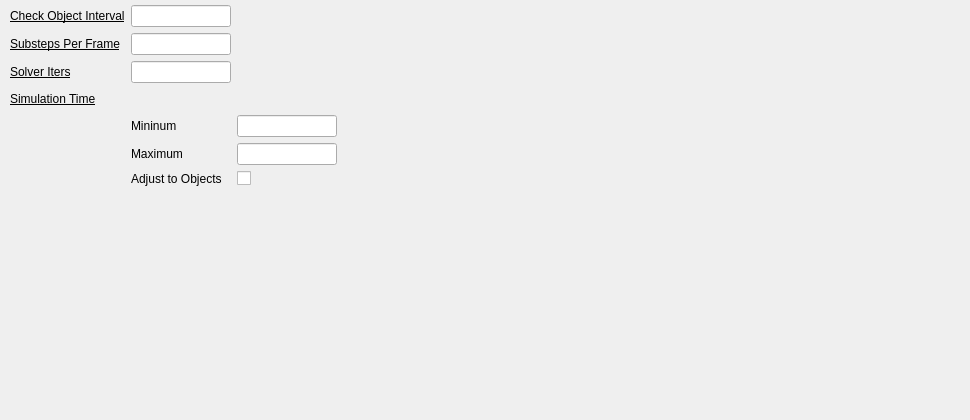
         <widget class="QWidget" name="tab_Simulation">
          <attribute name="title">
           <string>Simulation</string>
          </attribute>
          <widget class="QWidget" name="gridLayoutWidget_8">
           <property name="geometry">
            <rect>
             <x>0</x>
             <y>0</y>
             <width>961</width>
             <height>411</height>
            </rect>
           </property>
           <layout class="QGridLayout" name="gridLayout_Simulation" rowstretch="0,0,0,0,0,0,0,1" columnstretch="0,1,1,7">
            <property name="leftMargin">
             <number>10</number>
            </property>
            <property name="topMargin">
             <number>5</number>
            </property>
            <property name="rightMargin">
             <number>0</number>
            </property>
            <property name="bottomMargin">
             <number>20</number>
            </property>
            <item row="1" column="0">
             <widget class="QLabel" name="label_99">
              <property name="font">
               <font>
                <pointsize>9</pointsize>
                <underline>true</underline>
               </font>
              </property>
              <property name="text">
               <string>Substeps Per Frame</string>
              </property>
             </widget>
            </item>
            <item row="2" column="0">
             <widget class="QLabel" name="label_101">
              <property name="font">
               <font>
                <pointsize>9</pointsize>
                <underline>true</underline>
               </font>
              </property>
              <property name="text">
               <string>Solver Iters</string>
              </property>
             </widget>
            </item>
            <item row="3" column="0">
             <widget class="QLabel" name="label_103">
              <property name="font">
               <font>
                <pointsize>9</pointsize>
                <underline>true</underline>
               </font>
              </property>
              <property name="text">
               <string>Simulation Time</string>
              </property>
             </widget>
            </item>
            <item row="0" column="0">
             <widget class="QLabel" name="label_100">
              <property name="font">
               <font>
                <pointsize>9</pointsize>
                <underline>true</underline>
               </font>
              </property>
              <property name="text">
               <string>Check Object Interval</string>
              </property>
             </widget>
            </item>
            <item row="4" column="3">
             <spacer name="horizontalSpacer_20">
              <property name="orientation">
               <enum>Qt::Horizontal</enum>
              </property>
              <property name="sizeHint" stdset="0">
               <size>
                <width>40</width>
                <height>20</height>
               </size>
              </property>
             </spacer>
            </item>
            <item row="0" column="1">
             <widget class="QLineEdit" name="line_simu_checkObjectInterval"/>
            </item>
            <item row="1" column="1">
             <widget class="QLineEdit" name="line_simu_substepsPerFrame"/>
            </item>
            <item row="2" column="1">
             <widget class="QLineEdit" name="line_simu_solverIters"/>
            </item>
            <item row="3" column="2">
             <spacer name="horizontalSpacer_18">
              <property name="orientation">
               <enum>Qt::Horizontal</enum>
              </property>
              <property name="sizeType">
               <enum>QSizePolicy::MinimumExpanding</enum>
              </property>
              <property name="sizeHint" stdset="0">
               <size>
                <width>100</width>
                <height>20</height>
               </size>
              </property>
             </spacer>
            </item>
            <item row="7" column="0">
             <spacer name="verticalSpacer_13">
              <property name="orientation">
               <enum>Qt::Vertical</enum>
              </property>
              <property name="sizeHint" stdset="0">
               <size>
                <width>20</width>
                <height>20</height>
               </size>
              </property>
             </spacer>
            </item>
            <item row="7" column="1">
             <spacer name="horizontalSpacer_19">
              <property name="orientation">
               <enum>Qt::Horizontal</enum>
              </property>
              <property name="sizeType">
               <enum>QSizePolicy::MinimumExpanding</enum>
              </property>
              <property name="sizeHint" stdset="0">
               <size>
                <width>100</width>
                <height>20</height>
               </size>
              </property>
             </spacer>
            </item>
            <item row="4" column="1">
             <widget class="QLabel" name="label_102">
              <property name="text">
               <string>Mininum</string>
              </property>
             </widget>
            </item>
            <item row="4" column="2">
             <widget class="QLineEdit" name="line_simu_minTime"/>
            </item>
            <item row="5" column="2">
             <widget class="QLineEdit" name="line_simu_maxTime"/>
            </item>
            <item row="5" column="1">
             <widget class="QLabel" name="label_105">
              <property name="text">
               <string>Maximum</string>
              </property>
             </widget>
            </item>
            <item row="6" column="1">
             <widget class="QLabel" name="label_104">
              <property name="text">
               <string>Adjust to Objects</string>
              </property>
             </widget>
            </item>
            <item row="6" column="2">
             <widget class="QCheckBox" name="cBox_simu_adjustToObjects">
              <property name="text">
               <string/>
              </property>
             </widget>
            </item>
           </layout>
          </widget>
         </widget>
